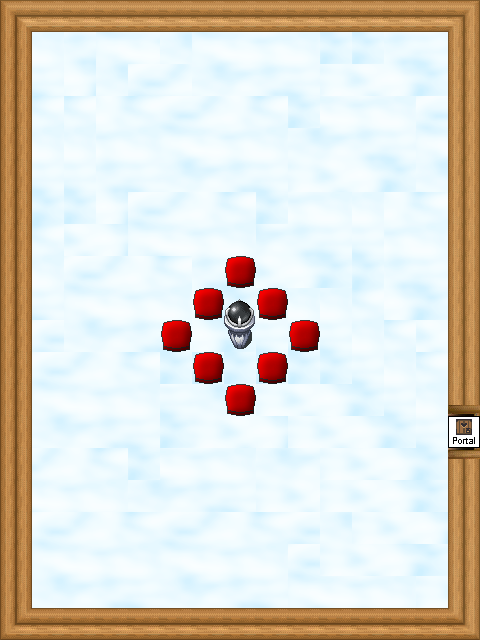

A level layout from a 2D game, rendered from its tile map. Below: a short description, then the map file with tile-grid data replaced by summaries:
An orthogonal 15x20 tile map with 32x32 px tiles, 6 tile layers (0_floor, 1_terrain, 2_object, 3_roof, ...), 2 hidden layers not drawn, 8 tilesets.

<map version="1.0" orientation="orthogonal" renderorder="right-down" width="15" height="20" tilewidth="32" tileheight="32" nextobjectid="1">
 <tileset firstgid="1" name="collision" tilewidth="32" tileheight="32" tilecount="1" columns="1">
  <image source="../../tileset/logic/collision.png" width="32" height="32" />
 </tileset>
 <tileset firstgid="2" name="sciany" tilewidth="32" tileheight="32" tilecount="27" columns="3">
  <image source="../../tileset/pol/waly/int_plazy.png" width="96" height="288" />
 </tileset>
 <tileset firstgid="29" name="doors" tilewidth="32" tileheight="32" tilecount="15" columns="5">
  <image source="../../tileset/pol/domki/drzwi/door_drewno_int.png" width="160" height="96" />
 </tileset>
 <tileset firstgid="44" name="portale" tilewidth="32" tileheight="32" tilecount="7" columns="7">
  <image source="../../tileset/logic/portal.png" width="224" height="32" />
 </tileset>
 <tileset firstgid="51" name="poduszki" tilewidth="32" tileheight="32" tilecount="1" columns="1">
  <image source="../../tileset/furniture/bed/pillow_red.png" width="32" height="32" />
 </tileset>
 <tileset firstgid="52" name="Nieuprawniony" tilewidth="32" tileheight="32" tilecount="16" columns="4">
  <image source="../../tileset/sky/cloud/clouds.png" width="128" height="128" />
 </tileset>
 <tileset firstgid="68" name="protection" tilewidth="32" tileheight="32" tilecount="2" columns="2">
  <image source="../../tileset/logic/protection.png" width="64" height="32" />
 </tileset>
 <tileset firstgid="70" name="kula_czarna" tilewidth="32" tileheight="32" tilecount="4" columns="2">
  <image source="../../tileset/pol/wyposazenie/kula_czarna.png" width="64" height="64" />
 </tileset>
 <layer name="0_floor" width="15" height="20">
  <data>[300 cells, 300 non-empty, 16 distinct tile ids]</data>
 </layer>
 <layer name="1_terrain" width="15" height="20">
  <data>[300 cells, 66 non-empty, 8 distinct tile ids]</data>
 </layer>
 <layer name="2_object" width="15" height="20">
  <data>[300 cells, 12 non-empty, 5 distinct tile ids]</data>
 </layer>
 <layer name="3_roof" width="15" height="20">
  <data>[300 cells, 1 non-empty, 1 distinct tile ids]</data>
 </layer>
 <layer name="4_roof_add" width="15" height="20">
  <data>[300 cells, 0 non-empty, 0 distinct tile ids]</data>
 </layer>
 <layer name="objects" width="15" height="20">
  <data>[300 cells, 1 non-empty, 1 distinct tile ids]</data>
 </layer>
 <layer name="collision" width="15" height="20" visible="0">
  <data>[300 cells, 74 non-empty, 1 distinct tile ids]</data>
 </layer>
 <layer name="protection" width="15" height="20" visible="0">
  <data>[300 cells, 300 non-empty, 1 distinct tile ids]</data>
 </layer>
</map>
